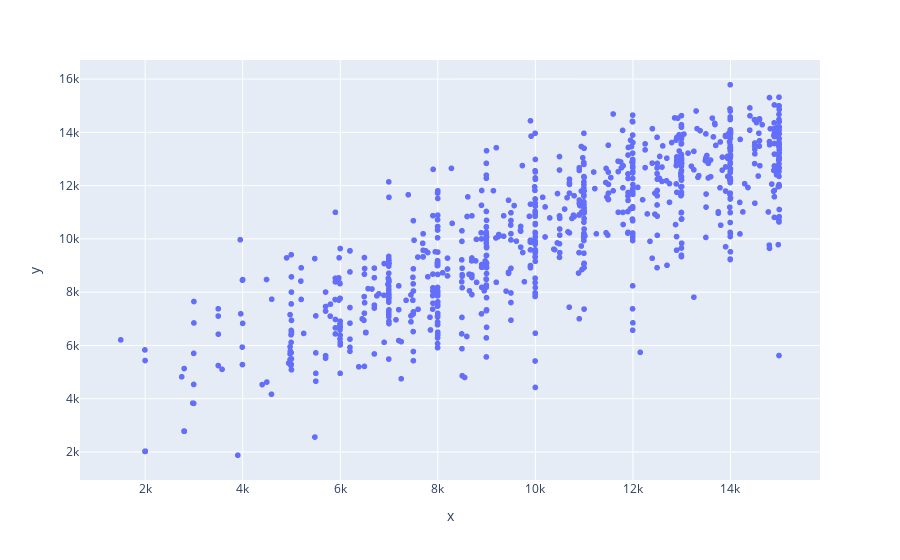

Write notebook code for a chart like this one.
### Code cell
import plotly.express as px
px.scatter(x =y_test,y=  y_pred)

### Figure 1 — Plotly figure (JSON) as saved in the notebook; plotly's stock layout.template omitted (floating-point values rounded to 4 significant figures; data arrays with more than 128 entries replaced by an {"elided": "..."} marker saying what was removed)
{"data": [{"hovertemplate": "x=%{x}<br>y=%{y}<extra></extra>", "legendgroup": "", "marker": {"color": "#636efa", "symbol": "circle"}, "mode": "markers", "name": "", "showlegend": false, "type": "scattergl", "x": {"elided": "1961 int values"}, "xaxis": "x", "y": {"elided": "1961 float values"}, "yaxis": "y"}], "layout": {"legend": {"tracegroupgap": 0}, "margin": {"t": 60}, "xaxis": {"anchor": "y", "domain": [0, 1], "title": {"text": "x"}}, "yaxis": {"anchor": "x", "domain": [0, 1], "title": {"text": "y"}}}}
